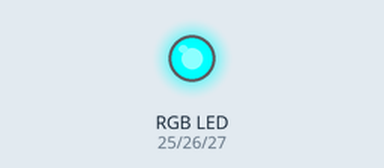
Recording of a sketch running on a simulated ESP32. Shown: an RGB LED mixed from three pins (HIGH = lit).

Above: at 1.0 s.
At 2.0 s:
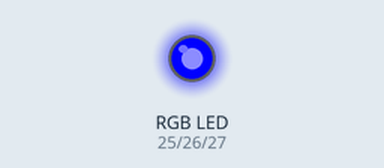
At 6.0 s:
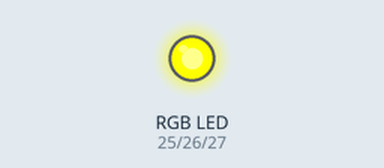
Timing chart, 0 to 7.4 s (numbered marks = the images above):
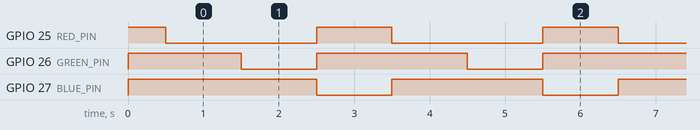

Measured:
- by itself, GPIO 25 (RED_PIN): alternates HIGH for 1.0 s and LOW for 2.0 s
- by itself, GPIO 26 (GREEN_PIN), GPIO 27 (BLUE_PIN): alternates HIGH for 2.0 s and LOW for 1.0 s
- by itself, everything shown: repeats every 3.0 s, in 3 steps

The sketch:

LAB001-LEDRGB.ino
```cpp
#define RED_PIN 25
#define GREEN_PIN 26
#define BLUE_PIN 27

void setup() {
  pinMode(RED_PIN, OUTPUT);
  pinMode(GREEN_PIN, OUTPUT);
  pinMode(BLUE_PIN, OUTPUT);

  digitalWrite(RED_PIN, HIGH);
  digitalWrite(GREEN_PIN, HIGH);
  digitalWrite(BLUE_PIN, HIGH);
  delay(500);
}

void loop() {
  digitalWrite(RED_PIN, LOW);
  digitalWrite(GREEN_PIN, HIGH);
  digitalWrite(BLUE_PIN, HIGH);
  delay(1000);

  digitalWrite(RED_PIN, LOW);
  digitalWrite(GREEN_PIN, LOW);
  digitalWrite(BLUE_PIN, HIGH);
  delay(1000);

  digitalWrite(RED_PIN, HIGH);
  digitalWrite(GREEN_PIN, HIGH);
  digitalWrite(BLUE_PIN, LOW);
  delay(1000);
}
```
